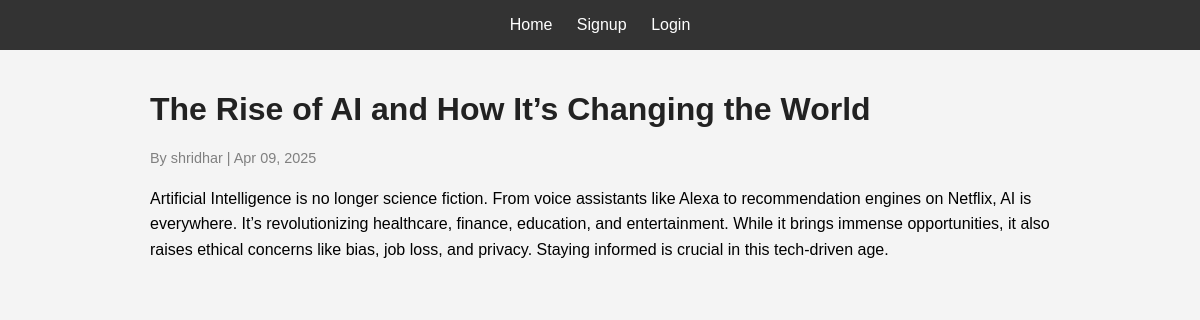
Page /detail/11/ on the committed database.
### blog/models.py (models this page shows, shortened)
class Blog(models.Model):
    title = models.CharField(max_length=300)
    content = models.TextField()
    author = models.ForeignKey(User,on_delete=models.CASCADE)
    created_at=models.DateTimeField(auto_now_add=True)

### blog/views.py (the view)
# urls.py: path('detail/<int:id>/', views.blog_detail_view, name='blog_detail'),
def blog_detail_view(request, id):
    blog = get_object_or_404(Blog, pk=id)
    return render(request, 'blog_detail.html', {'blog': blog})

### blog/templates/blog_detail.html (shortened to what this page needs)
{% extends 'base.html' %}
{% load static %}
{% block content %}
<div class="blog-detail">
    <h1>{{ blog.title }}</h1>
    <p class="author">By {{ blog.author.username }} | {{ blog.created_at|date:"M d, Y" }}</p>
    <div class="content">{{ blog.content|linebreaks }}</div>
</div>
{% endblock %}

### blog/static/style.css (style rules this page uses)
body { font-family: Arial, sans-serif; margin: 0; background: #f4f4f4; }
h1, h2 { color: #222; }
.author { font-size: 0.9em; color: gray; }
.blog-detail .content { margin-top: 20px; line-height: 1.6; }

### rows in the picture
Blog: title "The Rise of AI and How It’s Changing the World", author.username "shridhar", created_at "Apr 09, 2025", content "Artificial Intelligence is no longer science fiction. From voice assistants like Alexa to recommendation engines on Netflix, AI is everywhere. It’s revolutionizing healthcare, finance, education, and entertainment. While it brings immense opportunities, it also raises ethical concerns like bias, job loss, and privacy. Staying informed is crucial in this tech-driven age."
